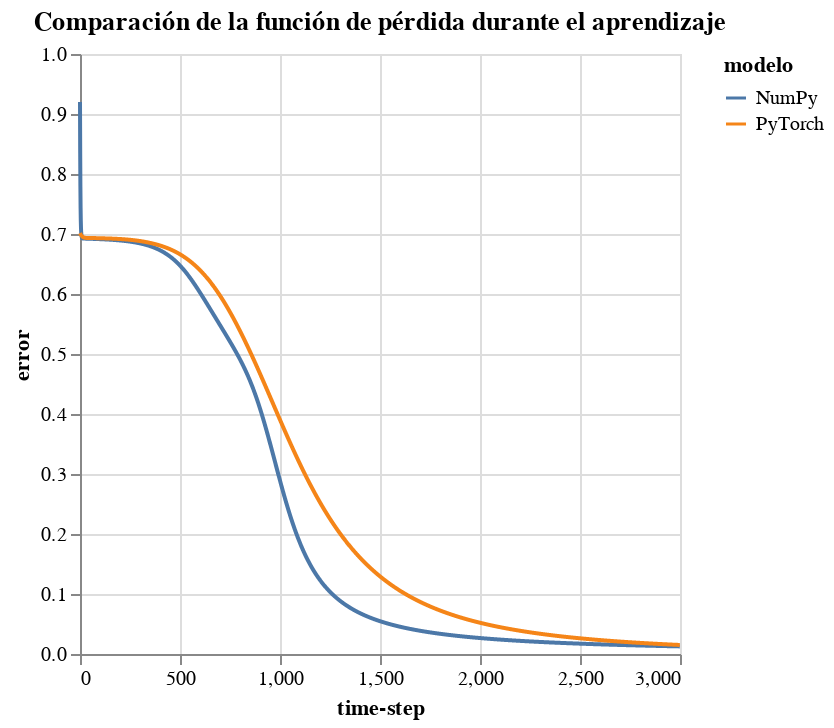

Notebook source saved alongside this figure:
### Code cell
"""
Comparación visual de la función de pérdida entre dos implementaciones: 
una red neuronal desde cero con NumPy y otra usando PyTorch.
"""


errors_numpy = errors

df_combined = pd.DataFrame({
    "time-step": np.tile(np.arange(epochs), 2),
    "error": errors_numpy + errors_pytorch,
    "modelo": ["NumPy"] * epochs + ["PyTorch"] * epochs
})

alt.Chart(df_combined).mark_line().encode(
    x="time-step",
    y="error",
    color="modelo"
).properties(
    title="Comparación de la función de pérdida durante el aprendizaje"
)

### Figure 1 — Vega-Lite specification as saved in the notebook (floating-point values rounded to 4 significant figures; data arrays with more than 128 entries replaced by an {"elided": "..."} marker saying what was removed)
{"config": {"view": {"continuousWidth": 300, "continuousHeight": 300}}, "data": {"name": "data-7176f4cf013bf848f1d1476d76a80f46"}, "mark": {"type": "line"}, "encoding": {"color": {"field": "modelo", "type": "nominal"}, "x": {"field": "time-step", "type": "quantitative"}, "y": {"field": "error", "type": "quantitative"}}, "title": "Comparación de la función de pérdida durante el aprendizaje", "$schema": "https://vega.github.io/schema/vega-lite/v5.20.1.json", "datasets": {"data-7176f4cf013bf848f1d1476d76a80f46": {"elided": "6000 records"}}}
